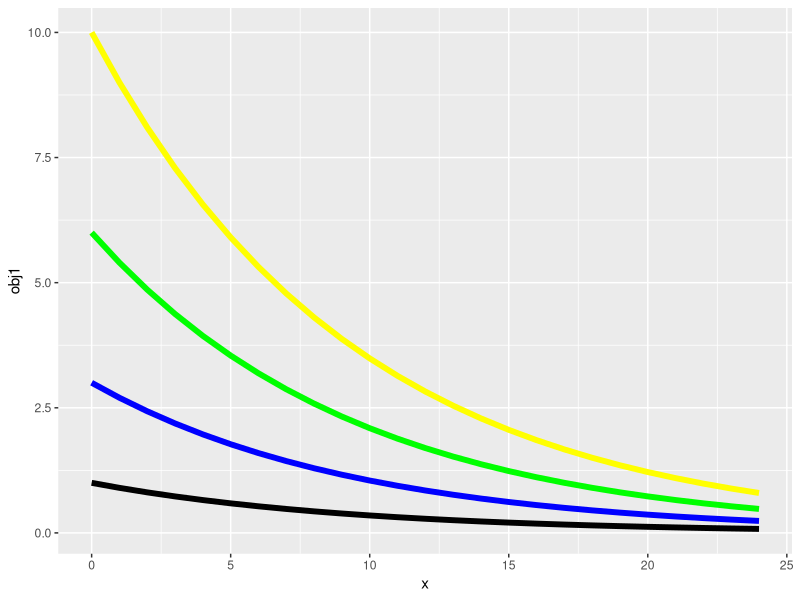

Write the R code that produced this figure.
## ---- chunk 1
contracao = function(c, A, n, soma = 0) {
  x = vector()
  x[1] = c
  
  for(i in 2:n){
    x[i] = A*x[i-1] + soma
  }
  
  return(x)
}

n = 25
A = .9
# A dá a taxa de convergência ao ponto fixo

obj1 = contracao(c = 1, A = A, n = n) 
obj2 = contracao(c = 3, A = A, n = n)
obj3 = contracao(c = 6, A = A, n = n)
obj4 = contracao(c = 10, A = A, n = n)
x = seq(0, n-1, by = 1)

dados = data.frame(primeiro = obj1, segundo = obj2,
                   terceiro = obj3, quarto = obj4,
                   x = x)
library(ggplot2)

ggplot(dados, aes(x = x))+
 geom_line(aes(y = obj1), size = 2)+
  geom_line(aes(y = obj2), color = "blue", size = 2)+
  geom_line(aes(y = obj3), color = "green", size = 2)+
  geom_line(aes(y = obj4), color = "yellow", size = 2)

